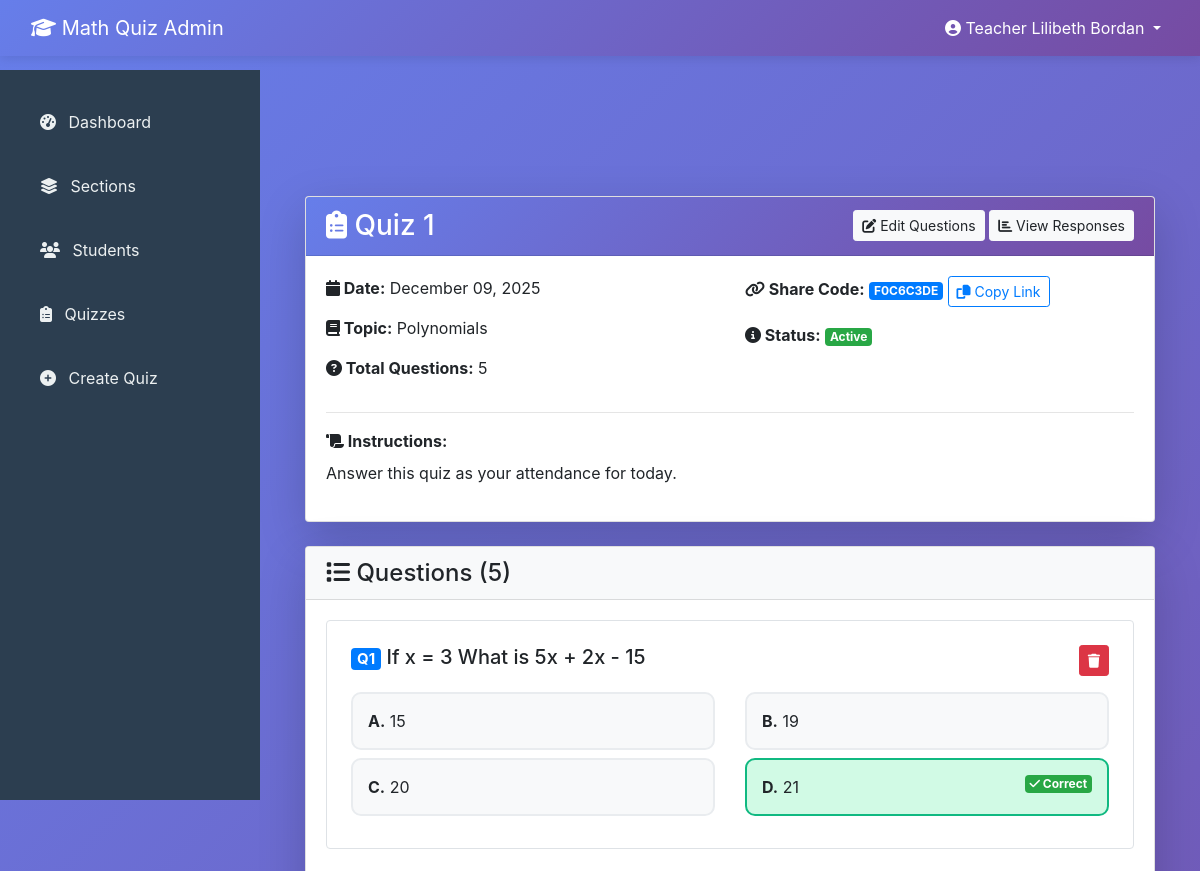
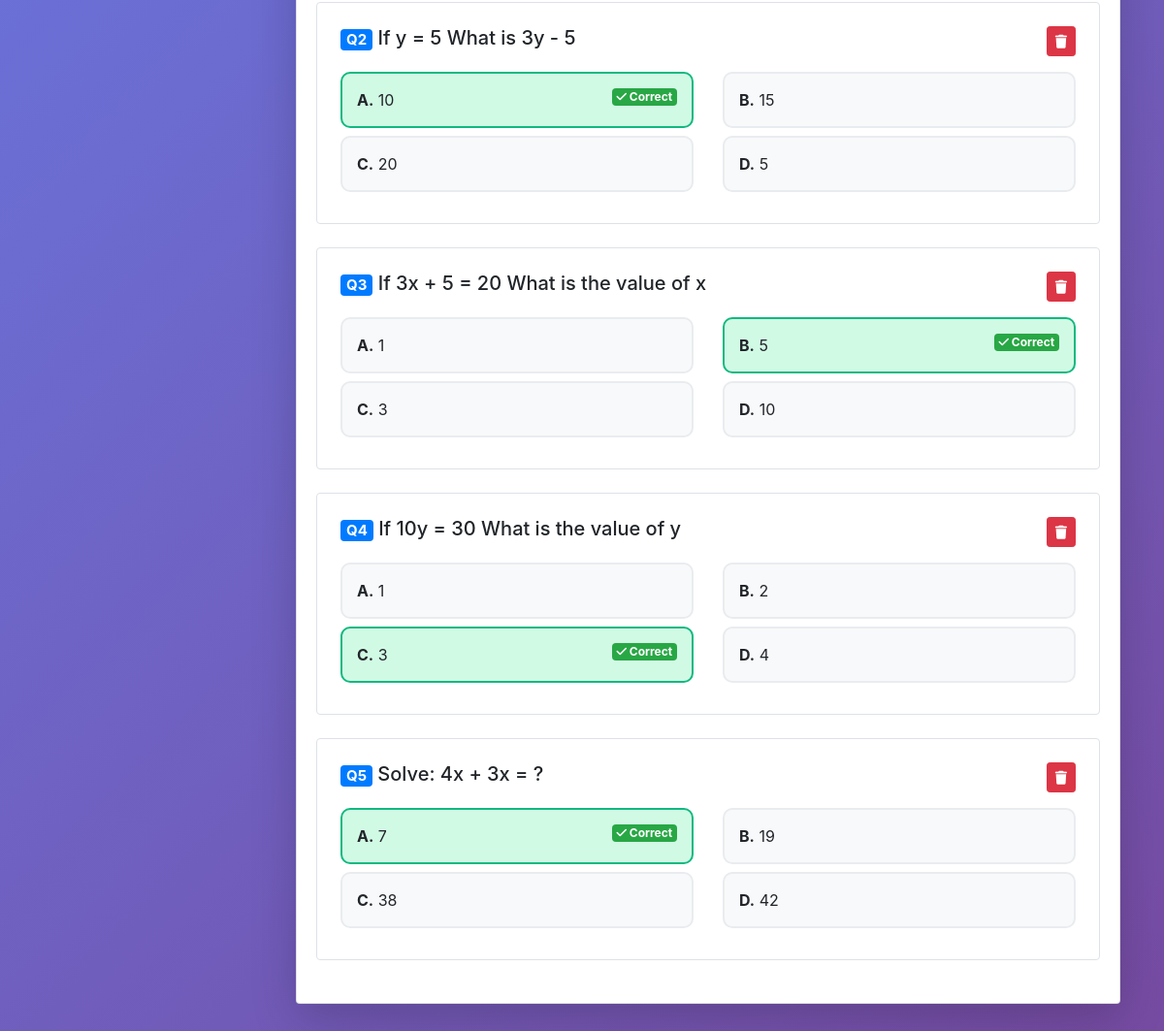
Screenshot of /views/admin/view-quiz.php?id=1 (signed in) with the database file from the repository (2 pictures, top to bottom).
### tables this page shows
CREATE TABLE `quizzes` (
  `id` int(11) NOT NULL,
  `title` varchar(200) NOT NULL,
  `date` date NOT NULL,
  `topic` varchar(100) DEFAULT NULL,
  `instructions` text DEFAULT NULL,
  `share_code` varchar(50) NOT NULL,
  `created_by` int(11) NOT NULL,
  `status` enum('active','inactive','archived') DEFAULT 'active',
  `created_at` timestamp NOT NULL DEFAULT current_timestamp(),
  `updated_at` timestamp NOT NULL DEFAULT current_timestamp() ON UPDATE current_timestamp()
);

CREATE TABLE `questions` (
  `id` int(11) NOT NULL,
  `quiz_id` int(11) NOT NULL,
  `question_text` text NOT NULL,
  `choice_a` varchar(255) NOT NULL,
  `choice_b` varchar(255) NOT NULL,
  `choice_c` varchar(255) NOT NULL,
  `choice_d` varchar(255) NOT NULL,
  `correct_answer` enum('A','B','C','D') NOT NULL,
  `question_order` int(11) DEFAULT 0,
  `created_at` timestamp NOT NULL DEFAULT current_timestamp()
);

### config/config.php (called while the page is built, shortened)
<?php
class Database {
    private static $instance = null;
    private $conn;
    private function __construct() {
        try {
            $this->conn = new PDO(
                "mysql:host=" . DB_HOST . ";dbname=" . DB_NAME,
                DB_USER,
                DB_PASS,
                array(
                    PDO::ATTR_ERRMODE => PDO::ERRMODE_EXCEPTION,
                    PDO::ATTR_DEFAULT_FETCH_MODE => PDO::FETCH_ASSOC,
                    PDO::MYSQL_ATTR_INIT_COMMAND => "SET NAMES utf8"
                )
            );
        } catch(PDOException $e) {
            die("Connection failed: " . $e->getMessage());
        }
    }
    public static function getInstance() {
        if(!self::$instance) {
            self::$instance = new Database();
        }
        return self::$instance;
    }
    public function getConnection() {
        return $this->conn;
    }
}
?>

### models/Quiz.php (called while the page is built, shortened)
<?php
class Quiz {
    private $db;
    public function __construct() {
        $this->db = Database::getInstance()->getConnection();
    }
    public function getById($id) {
        $stmt = $this->db->prepare("SELECT * FROM quizzes WHERE id = ?");
        $stmt->execute([$id]);
        return $stmt->fetch();
    }
    public function getQuestions($quizId) {
        $stmt = $this->db->prepare("SELECT * FROM questions WHERE quiz_id = ? ORDER BY question_order, id");
        $stmt->execute([$quizId]);
        return $stmt->fetchAll();
    }
}
?>

### views/admin/view-quiz.php (the view, shortened to what this page needs)
<?php
require_once '../../config/config.php';
require_once '../../models/Quiz.php';
$quizId = isset($_GET['id']) ? intval($_GET['id']) : 0;
$quizModel = new Quiz();
$quiz = $quizModel->getById($quizId);
$questions = $quizModel->getQuestions($quizId);
?>
<?php include '../../includes/admin-layout.php'; ?>
<div class="container mt-5 pt-5">
    <div class="card shadow-lg mb-4">
        <div class="card-header text-white" style="background: linear-gradient(135deg, #667eea, #764ba2);">
            <div class="d-flex justify-content-between align-items-center">
                <h3 class="mb-0"><i class="fas fa-clipboard-list"></i> <?php echo htmlspecialchars($quiz['title']); ?></h3>
                <div>
                    <a href="<?php echo APP_URL; ?>/views/admin/quiz-builder.php?id=<?php echo $quiz['id']; ?>" class="btn btn-light btn-sm">
                        <i class="fas fa-edit"></i> Edit Questions
                    </a>
                    <a href="<?php echo APP_URL; ?>/views/admin/view-responses.php?id=<?php echo $quiz['id']; ?>" class="btn btn-light btn-sm">
                        <i class="fas fa-chart-bar"></i> View Responses
                    </a>
                </div>
            </div>
        </div>
        <div class="card-body">
            <div class="row">
                <div class="col-md-6">
                    <p><strong><i class="fas fa-calendar"></i> Date:</strong> <?php echo date('F d, Y', strtotime($quiz['date'])); ?></p>
                    <?php if($quiz['topic']): ?>
                        <p><strong><i class="fas fa-book"></i> Topic:</strong> <?php echo htmlspecialchars($quiz['topic']); ?></p>
                    <?php endif; ?>
                    <p><strong><i class="fas fa-question-circle"></i> Total Questions:</strong> <?php echo count($questions); ?></p>
                </div>
                <div class="col-md-6">
                    <p><strong><i class="fas fa-link"></i> Share Code:</strong>
                        <span class="badge badge-primary"><?php echo $quiz['share_code']; ?></span>
                        <button class="btn btn-sm btn-outline-primary" onclick="copyShareLink()">
                            <i class="fas fa-copy"></i> Copy Link
                        </button>
                    </p>
                    <p><strong><i class="fas fa-info-circle"></i> Status:</strong>
                        <span class="badge badge-success"><?php echo ucfirst($quiz['status']); ?></span>
                    </p>
                </div>
            </div>
            <hr>
            <div>
                <strong><i class="fas fa-scroll"></i> Instructions:</strong>
                <p class="mt-2"><?php echo nl2br(htmlspecialchars($quiz['instructions'])); ?></p>
            </div>
        </div>
    </div>
    <div class="card shadow-lg">
        <div class="card-header bg-light">
            <h4 class="mb-0"><i class="fas fa-list"></i> Questions (<?php echo count($questions); ?>)</h4>
        </div>
        <div class="card-body">
            <?php if(empty($questions)): ?>
                <div class="text-center py-5">
                    <i class="fas fa-question-circle fa-4x text-muted mb-3"></i>
                    <p class="text-muted">No questions added yet</p>
                    <a href="quiz-builder.php?id=<?php echo $quiz['id']; ?>" class="btn btn-primary">
                        <i class="fas fa-plus"></i> Add Questions
                    </a>
                </div>
            <?php else: ?>
                <?php foreach($questions as $index => $question): ?>
                    <div class="question-item mb-4 p-4 border rounded">
                        <div class="d-flex justify-content-between align-items-start mb-3">
                            <h5 class="mb-0">
                                <span class="badge badge-primary">Q<?php echo $index + 1; ?></span>
                                <?php echo htmlspecialchars($question['question_text']); ?>
                            </h5>
                            <button class="btn btn-sm btn-danger" onclick="deleteQuestion(<?php echo $question['id']; ?>)">
                                <i class="fas fa-trash"></i>
                            </button>
                        </div>
                        <div class="row">
                            <div class="col-md-6 mb-2">
                                <div class="choice-box <?php echo $question['correct_answer'] == 'A' ? 'correct-answer' : ''; ?>">
                                    <strong>A.</strong> <?php echo htmlspecialchars($question['choice_a']); ?>
                                    <?php if($question['correct_answer'] == 'A'): ?>
                                        <span class="badge badge-success float-right"><i class="fas fa-check"></i> Correct</span>
                                    <?php endif; ?>
                                </div>
                            </div>
                            <div class="col-md-6 mb-2">
                                <div class="choice-box <?php echo $question['correct_answer'] == 'B' ? 'correct-answer' : ''; ?>">
                                    <strong>B.</strong> <?php echo htmlspecialchars($question['choice_b']); ?>
                                    <?php if($question['correct_answer'] == 'B'): ?>
                                        <span class="badge badge-success float-right"><i class="fas fa-check"></i> Correct</span>
                                    <?php endif; ?>
                                </div>
                            </div>
                            <div class="col-md-6 mb-2">
                                <div class="choice-box <?php echo $question['correct_answer'] == 'C' ? 'correct-answer' : ''; ?>">
                                    <strong>C.</strong> <?php echo htmlspecialchars($question['choice_c']); ?>
                                    <?php if($question['correct_answer'] == 'C'): ?>
                                        <span class="badge badge-success float-right"><i class="fas fa-check"></i> Correct</span>
                                    <?php endif; ?>
                                </div>
                            </div>
                            <div class="col-md-6 mb-2">
                                <div class="choice-box <?php echo $question['correct_answer'] == 'D' ? 'correct-answer' : ''; ?>">
                                    <strong>D.</strong> <?php echo htmlspecialchars($question['choice_d']); ?>
                                    <?php if($question['correct_answer'] == 'D'): ?>
                                        <span class="badge badge-success float-right"><i class="fas fa-check"></i> Correct</span>
                                    <?php endif; ?>
                                </div>
                            </div>
                        </div>
                    </div>
                <?php endforeach; ?>
            <?php endif; ?>
        </div>
    </div>
</div>
<?php include '../../includes/admin-layout-footer.php'; ?>

### includes/admin-layout.php (style rules this page uses)
body { background: linear-gradient(135deg, #667eea 0%, #764ba2 100%); min-height: 100vh; }

### views/admin/view-quiz.php (style rules this page uses)
.choice-box { padding: 15px; border: 2px solid #e9ecef; border-radius: 10px; background: #f8f9fa; }
.correct-answer { background: #d1fae5; border-color: #10b981; }
.question-item { background: #ffffff; }

### rows the page displays
quizzes: title "Quiz 1", date "December 09, 2025", topic "Polynomials", share_code "F0C6C3DE", status "Active", instructions "Answer this quiz as your attendance for today."
questions: question_text "If x = 3 What is 5x + 2x - 15", choice_a "15", choice_b "19", choice_c "20", choice_d "21", correct_answer "Correct"
questions: question_text "If y = 5 What is 3y - 5", choice_a "10", correct_answer "Correct", choice_b "15", choice_c "20", choice_d "5"
questions: question_text "If 3x + 5 = 20 What is the value of x", choice_a "1", choice_b "5", correct_answer "Correct", choice_c "3", choice_d "10"
questions: question_text "If 10y = 30 What is the value of y", choice_a "1", choice_b "2", choice_c "3", correct_answer "Correct", choice_d "4"
questions: question_text "Solve: 4x + 3x = ?", choice_a "7", correct_answer "Correct", choice_b "19", choice_c "38", choice_d "42"

### other values shown
$_SESSION['admin_name'] "Teacher Lilibeth Bordan"
count($questions) "5"
